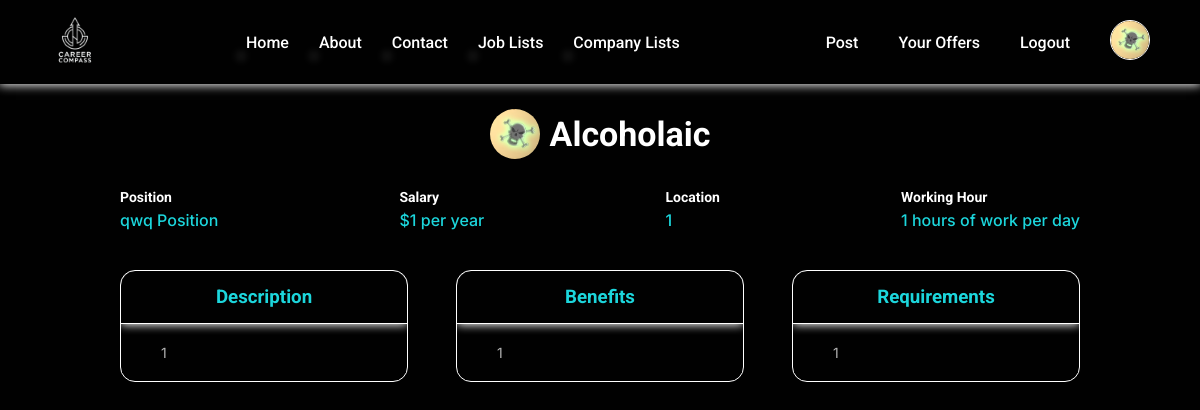
Page /jobDetails/3 (signed in) on the committed database.
### registration/models.py (models this page shows)
class User(AbstractUser):
    pass

class Company(models.Model):
    user = models.OneToOneField(User, on_delete=models.CASCADE, related_name="company")
    image = models.ImageField(upload_to='images/')
    location = models.TextField()
    description = models.TextField()

### jobs/models.py (models this page shows)
class Job(models.Model):
    owner = models.ForeignKey(Company, on_delete=models.CASCADE, related_name="jobs")
    position = models.CharField(max_length=64)
    salary = models.IntegerField()
    location = models.TextField()
    workingTime = models.IntegerField()
    field = models.CharField(max_length=64)
    description = models.TextField()
    requirement = models.TextField()
    benefit = models.TextField()
    type = models.CharField(max_length=4, default="open")
    year = models.IntegerField()
    month = models.IntegerField()
    day = models.IntegerField()
    hour = models.IntegerField()
    minute = models.IntegerField()
    second = models.IntegerField()

### jobs/views.py (the view, shortened to what this page needs)
# urls.py: path("jobDetails/<int:id>", views.jobDetails, name="jobDetails"),
def jobDetails(request, id):
    job = Job.objects.get(pk=id)
    if not job:
        return HttpResponseRedirect(reverse("index"))
    if hasattr(request.user, "company"):
        type = "company"
    else:
        type = "guest"
    return render(request, "job.html", {
        "type" : type,
        "job" : job
    })

### templates/job.html (shortened to what this page needs)
{% extends "layout.html" %}
{% load static %}
{% block css %}
    <link rel="stylesheet" href="{% static 'css/job.css' %}">
{% endblock %}
{% block main %}
    <div class="container">
        <div class="job-details">
            <div class="company">
                <img src="{{job.owner.image.url}}" alt="{{job.owner.user.username}}">
                <h2 class="name">{{job.owner.user.username}}</h2>
            </div>
            <div class="details">
                <div>
                    <h4>Position</h4>
                    <span>{{job.position}} Position</span>
                </div>
                <div>
                    <h4>Salary</h4>
                    <span>${{job.salary}} per year</span>
                </div>
                <div>
                    <h4>Location</h4>
                    <span>{{job.location}}</span>
                </div>
                <div>
                    <h4>Working Hour</h4>
                    <span>{{job.workingTime}} hours of work per day</span>
                </div>
            </div>
        </div>
    </div>
    <div class="job-infos">
        <div class="description info">
            <h3>Description</h3>
            <pre>{{job.description}}</pre>
        </div>
        <div class="benefit info">
            <h3>Benefits</h3>
            <pre>{{job.benefit}}</pre>
        </div>
        <div class="requirement info">
            <h3>Requirements</h3>
            <pre>{{job.requirement}}</pre>
        </div>
    </div>
{% endblock %}

### templates/layout.html (shortened to what this page needs)
{% load static %}
<!DOCTYPE html>
<html lang="en">
<head>
    <link rel="stylesheet" href="{% static 'css/layout.css' %}">
    {% block css %}
    {% endblock %}
</head>
<body>
    <header class="header">
        <nav class="navigation-bar">
            <ul>
                <li>
                    <a href="{% url 'index' %}">
                        <img class="logo" src="{% static 'images/logo.png' %}" alt="CareerCompass">
                    </a>
                </li>
            </ul>
            <ul>
                <li><a href="#">Home</a></li>
                <li><a href="#">About</a></li>
                <li><a href="#">Contact</a></li>
                <li><a href="#">Job Lists</a></li>
                <li><a href="#">Company Lists</a></li>
            </ul>
            <ul>
                {% if type == "employee" %}
                    <li><a href="{% url 'logout' %}">Logout</a></li>
                    <li><a href="#">
                        <img src="{{user.employee.image.url}}" alt="{{user.username}}" class="profile">
                    </a></li>
                {% elif type == "company" %}
                    <li><a href="{% url 'post' %}">Post</a></li>
                    <li><a href="{% url 'offer' %}">Your Offers</a></li>
                    <li><a href="{% url 'logout' %}">Logout</a></li>
                    <li><a href="#">
                        <img src="{{user.company.image.url}}" alt="{{user.username}}" class="profile">
                    </a></li>
                {% else %}
                    <li><a href="{% url 'register_view' %}" class="register">Register</a></li>
                    <li><a href="{% url 'login' %}" class="signin">Sign In</a></li>
                {% endif %}
            </ul>
        </nav>
    </header>
    {% block main %}
    {% endblock %}
</body>
</html>

### static/css/layout.css (style rules this page uses)
* { margin: 0; padding: 0; box-sizing: border-box; }
:root { --backColor : #010101; --textColor : #FFFFFF; --styleColor : #1CD6DC; --headingFont : "Roboto", sans-serif; --textFont : "Inter", sans-serif; --largestSize : 40px; --largeSize : 34px; --mediumSize : 20px; --textSize : 16px; --smallSize : 14px; }
body { min-height: 100vh; background-color: var(--backColor); overflow-x: hidden; }
.profile { width: 40px; height: 40px; border-radius: 50%; object-fit: cover; object-position: center; border: 1px solid var(--textColor); }
.header { background-color: var(--backColor); font-family: var(--headingFont); font-weight: 500; font-size: var(--textSize); box-shadow: 0px 0px 10px 1px var(--textColor); position: sticky; top: 0; z-index: 3; }
.navigation-bar, .navigation-bar ul { display: flex; justify-content: space-between; align-items: center; }
.navigation-bar ul { list-style-type: none; }
.navigation-bar ul li { padding: 0px 5px; }
.header .navigation-bar ul li a { text-decoration: none; color: var(--textColor); }
.logo { width: 80px; margin-left: 30px; }
.navigation-bar ul:nth-child(2) li { margin: 0px 10px; position: relative; }
.navigation-bar ul:nth-child(2) li::after { content: ''; position: absolute; width: 0px; height: 2px; background-color: var(--textColor); left: 0; bottom: -5px; transition: all 0.3s linear; box-shadow: 0px 0px 10px 1px var(--textColor); }
.navigation-bar ul:nth-child(3) { margin-right: 30px; }
.navigation-bar ul:nth-child(3) li { margin: 0px 5px; }
.navigation-bar ul:nth-child(3) li a { padding: 5px 10px; display: block; transition: all 0.3s linear; }

### static/css/job.css (style rules this page uses)
* { margin: 0; padding: 0; box-sizing: border-box; }
:root { --backColor : #010101; --textColor : #FFFFFF; --styleColor : #1CD6DC; --headingFont : "Roboto", sans-serif; --textFont : "Inter", sans-serif; --largestSize : 40px; --largeSize : 34px; --mediumSize : 20px; --textSize : 16px; --smallSize : 14px; }
.container { width: 80%; margin: 10px auto; }
.container .job-details { display: flex; flex-direction: column; }
.container .job-details .details { display: flex; justify-content: space-between; gap: 10px; margin: 10px 0px; }
.company { display: flex; align-items: center; gap: 10px; margin: auto; }
.company img { width: 50px; height: 50px; object-fit: cover; border-radius: 50%; }
.container .job-details .details span { color: var(--styleColor); font-family: var(--textFont); font-size: var(--textSize); font-weight: 500; margin: 5px 0px; }
.name { font-family: var(--headingFont); color: var(--textColor); font-size: var(--largeSize); margin: 20px 0px; }
.job-infos { width: 80%; margin: 30px auto; display: flex; justify-content: space-between; align-items: flex-start; }
.job-infos > div.info { width: 30%; border: 1px solid var(--textColor); border-radius: 15px; max-height: 0px; overflow: hidden; transition: all 2s linear; }
.job-infos > div > h3 { padding: 15px 0px; text-align: center; border-bottom: 1px solid var(--textColor); box-shadow: 0px 1px 10px 0px var(--textColor); border-radius: 15px 15px 0px 0px; font-family: var(--headingFont); color: var(--styleColor); }
.job-infos > div > pre { padding: 20px 40px; font-family: var(--textFont); font-size: var(--smallSize); color: rgba(255, 255, 255, 0.7) }
.details > div > h4 { font-family: var(--headingFont); color: var(--textColor); font-size: var(--smallSize); margin: 5px 0px; }
.details > div > span { font-size: var(--smallSize); }
.benefit { transition-delay: 1s; }
.requirement { transition-delay: 2s; }

### rows in the picture
User: company.image (picture)
Job: owner.image (picture), owner.user.username "Alcoholaic", position "qwq", salary "1", location "1", workingTime "1", description "1", benefit "1", requirement "1"
